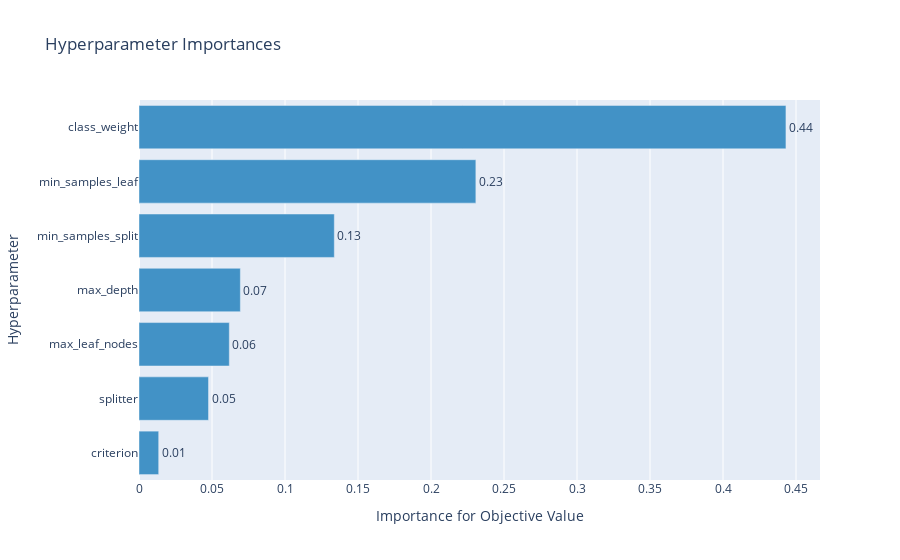

Source (notebook cell):
### Code cell
fig = optuna.visualization.plot_param_importances(study)
fig.show()

### Figure 1 — Plotly figure (JSON) as saved in the notebook; plotly's stock layout.template omitted (floating-point values rounded to 4 significant figures)
{"data": [{"cliponaxis": false, "hovertemplate": ["criterion (CategoricalDistribution): 0.013489154755580875<extra></extra>", "splitter (CategoricalDistribution): 0.04761722670469735<extra></extra>", "max_leaf_nodes (IntDistribution): 0.06185657072383102<extra></extra>", "max_depth (IntDistribution): 0.06942354373241193<extra></extra>", "min_samples_split (IntDistribution): 0.13377698454127276<extra></extra>", "min_samples_leaf (IntDistribution): 0.23072968507527414<extra></extra>", "class_weight (CategoricalDistribution): 0.443106834466932<extra></extra>"], "marker": {"color": "rgb(66,146,198)"}, "orientation": "h", "text": ["0.01", "0.05", "0.06", "0.07", "0.13", "0.23", "0.44"], "textposition": "outside", "type": "bar", "x": [0.01349, 0.04762, 0.06186, 0.06942, 0.1338, 0.2307, 0.4431], "y": ["criterion", "splitter", "max_leaf_nodes", "max_depth", "min_samples_split", "min_samples_leaf", "class_weight"]}], "layout": {"showlegend": false, "title": {"text": "Hyperparameter Importances"}, "xaxis": {"title": {"text": "Importance for Objective Value"}}, "yaxis": {"title": {"text": "Hyperparameter"}}}}
